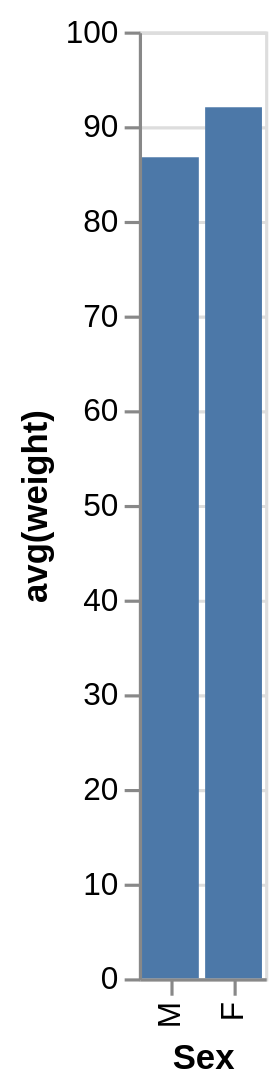

The specification (Vega-Lite) saved for this image:
### Vega-Lite specification from a JSON file in a GitHub repository (floating-point values rounded to 4 significant figures)
{"data": {"values": [{"x_data": "M", "y_data": 86.71}, {"x_data": "F", "y_data": 92}]}, "mark": "bar", "encoding": {"x": {"field": "x_data", "type": "nominal", "title": "Sex", "sort": "descending"}, "y": {"field": "y_data", "type": "quantitative", "title": "avg(weight)"}}}
